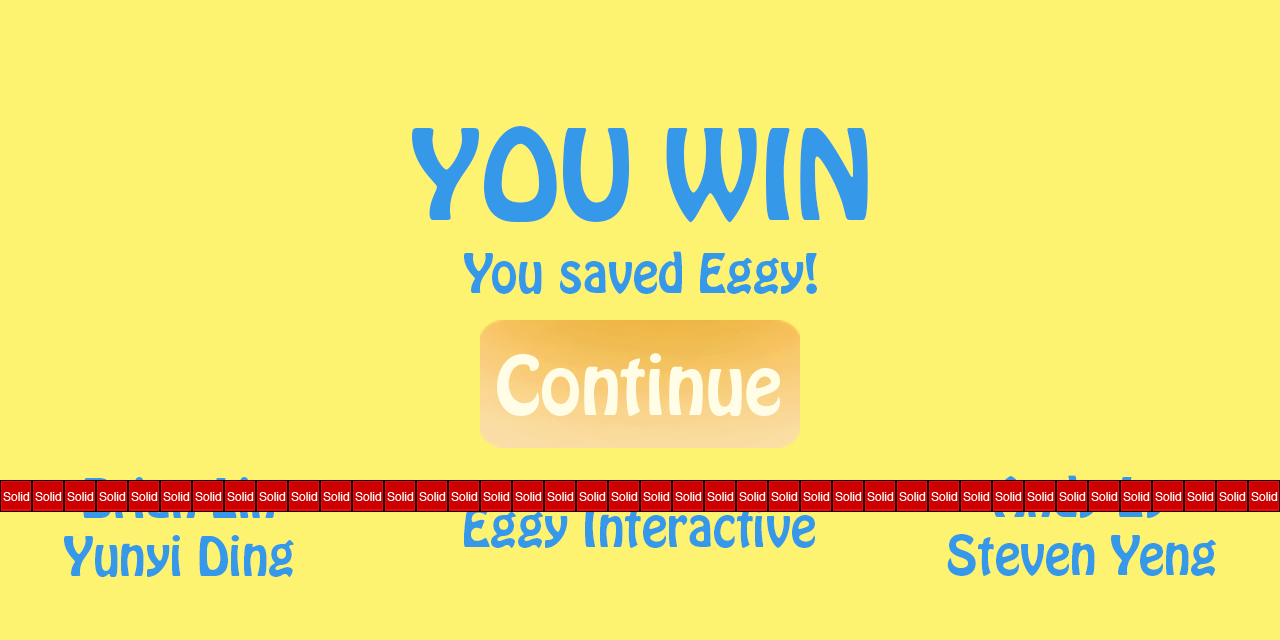

Rendered tile map (Tiled .tmx) drawn with the repository's tilesets; below, a short description and the map source with its tile grids summarised:
An orthogonal 40x20 tile map with 32x32 px tiles, 1 tile layer (Collision), 1 image layer and 4 objects (3x OneClickEntity, Eggy).

<map version="1.0" orientation="orthogonal" width="40" height="20" tilewidth="32" tileheight="32">
 <tileset firstgid="1" name="metatiles32x32" tilewidth="32" tileheight="32">
  <image source="../img/map/metatiles32x32.png" width="160" height="32" />
  <tile id="0">
   <properties>
    <property name="type" value="solid" />
   </properties>
  </tile>
 </tileset>
 <imagelayer name="Background" width="40" height="20">
  <image source="../img/backgrounds/youwin.png" />
 </imagelayer>
 <layer name="Collision" width="40" height="20">
  <data>[800 cells, 40 non-empty, 1 distinct tile ids]</data>
 </layer>
 <objectgroup name="Player" width="40" height="20">
  <object name="Eggy" x="512" y="448" width="32" height="32" />
  <object name="OneClickEntity" x="800" y="448" width="32" height="32">
   <properties>
    <property name="befType" value="flip" />
    <property name="image" value="blank" />
    <property name="notClickable" value="true" />
   </properties>
  </object>
  <object name="OneClickEntity" x="480" y="320" width="320" height="160">
   <properties>
    <property name="aftType" value="win" />
    <property name="befCol" value="-1,-1,0,134" />
    <property name="befType" value="null" />
    <property name="image" value="blank" />
   </properties>
  </object>
  <object name="OneClickEntity" x="448" y="448" width="32" height="32">
   <properties>
    <property name="befType" value="flip" />
    <property name="image" value="blank" />
    <property name="notClickable" value="true" />
   </properties>
  </object>
 </objectgroup>
</map>